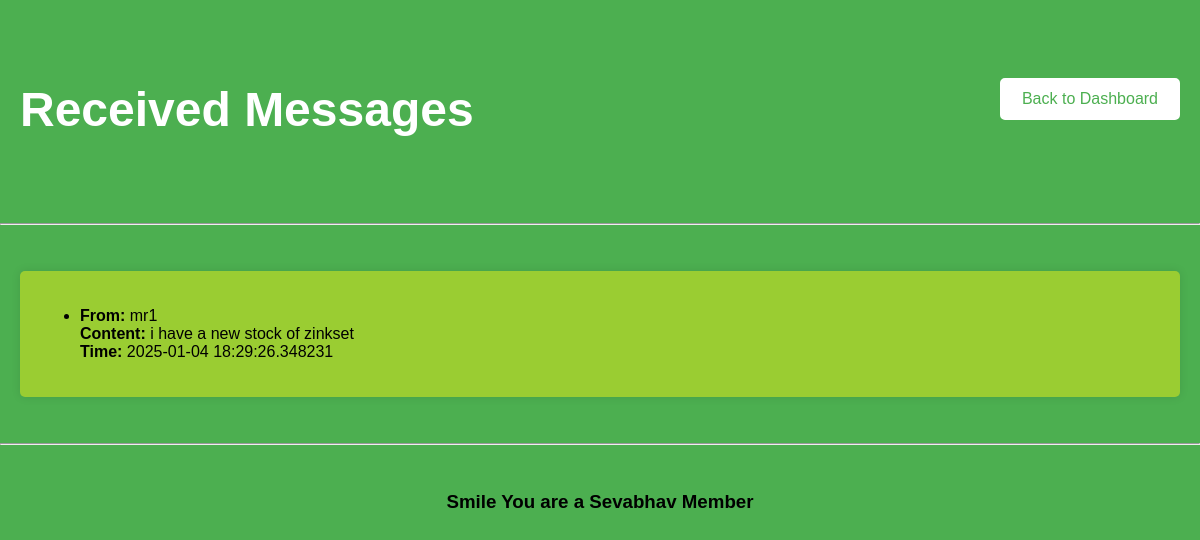
The app's page /received_messages (signed in) with its own data.
### models.py (models this page shows)
class Message(db.Model):
    id = db.Column(db.Integer, primary_key=True)
    sender_id = db.Column(db.Integer, db.ForeignKey('user.id'), nullable=False)
    recipient_id = db.Column(db.Integer, db.ForeignKey('user.id'), nullable=False)
    content = db.Column(db.Text, nullable=False)
    timestamp = db.Column(db.DateTime, nullable=False)

class User(db.Model):
    id = db.Column(db.Integer, primary_key=True)
    name = db.Column(db.String(100), nullable=False)
    role = db.Column(db.String(50), nullable=False)  # 'Doctor' or 'MR' or 'Patient'
    email = db.Column(db.String(120), unique=True, nullable=False)
    password = db.Column(db.String(128), nullable=False)
    messages_sent = db.relationship('Message',
                                    foreign_keys='Message.sender_id',
                                    backref='sender',
                                    lazy=True)
    messages_received = db.relationship('Message',
                                        foreign_keys='Message.recipient_id',
                                        backref='recipient',
                                        lazy=True)

### app.py (the view)
@app.route('/received_messages')
def received_messages():
    if 'user_id' not in session:
        flash('Please log in to view messages.', 'error')
        return redirect(url_for('login'))
    user = User.query.get(session['user_id'])
    messages = user.messages_received
    return render_template('received_messages.html', user=user, messages=messages)

### templates/received_messages.html (shortened to what this page needs)
<!DOCTYPE html>
<html>
<head>
    <link rel="stylesheet" href="{{ url_for('static', filename='dashboard_style.css') }}">
</head>
<body>
    <header>
        <h1>Received Messages</h1>
        <a href="{{ url_for('dashboard') }}">Back to Dashboard</a>
    </header>
    <br>
    <hr>
    <br>
    <section>
        {% if messages %}
            <ul>
                {% for message in messages %}
                    <li>
                        <strong>From:</strong> {{ message.sender.name }} <br>
                        <strong>Content:</strong> {{ message.content }} <br>
                        <strong>Time:</strong> {{ message.timestamp }}
                    </li>
                {% endfor %}
            </ul>
        {% else %}
            <p>No messages received yet.</p>
        {% endif %}
    </section>
    <br>
    <hr>
    <footer>
        <br>
        <h3 style="margin: 20px; text-align-last: center;"> Smile You   are   a   Sevabhav   Member</h3>
        <br>
    </footer>
</body>
</html>

### static/dashboard_style.css (style rules this page uses)
body { font-family: Arial, sans-serif; margin: 0; padding: 0; background-color: #4CAF50; }
header { background-color: #4CAF50; color: white; padding: 50px 20px; display: flex; justify-content: space-between; align-items: center; }
header h1 { font-size: 3rem; margin-bottom: 10px; }
header a { padding: 10px 20px; font-size: 1rem; color: #4CAF50; background-color: white; border: 2px solid white; border-radius: 5px; text-decoration: none; }
section { margin: 20px; padding: 20px; background:yellowgreen; border-radius: 5px; box-shadow: 0 0 10px rgba(0, 0, 0, 0.1); }

### records on screen
Message: sender.name "mr1", content "i have a new stock of zinkset", timestamp "2025-01-04 18:29:26.348231"
